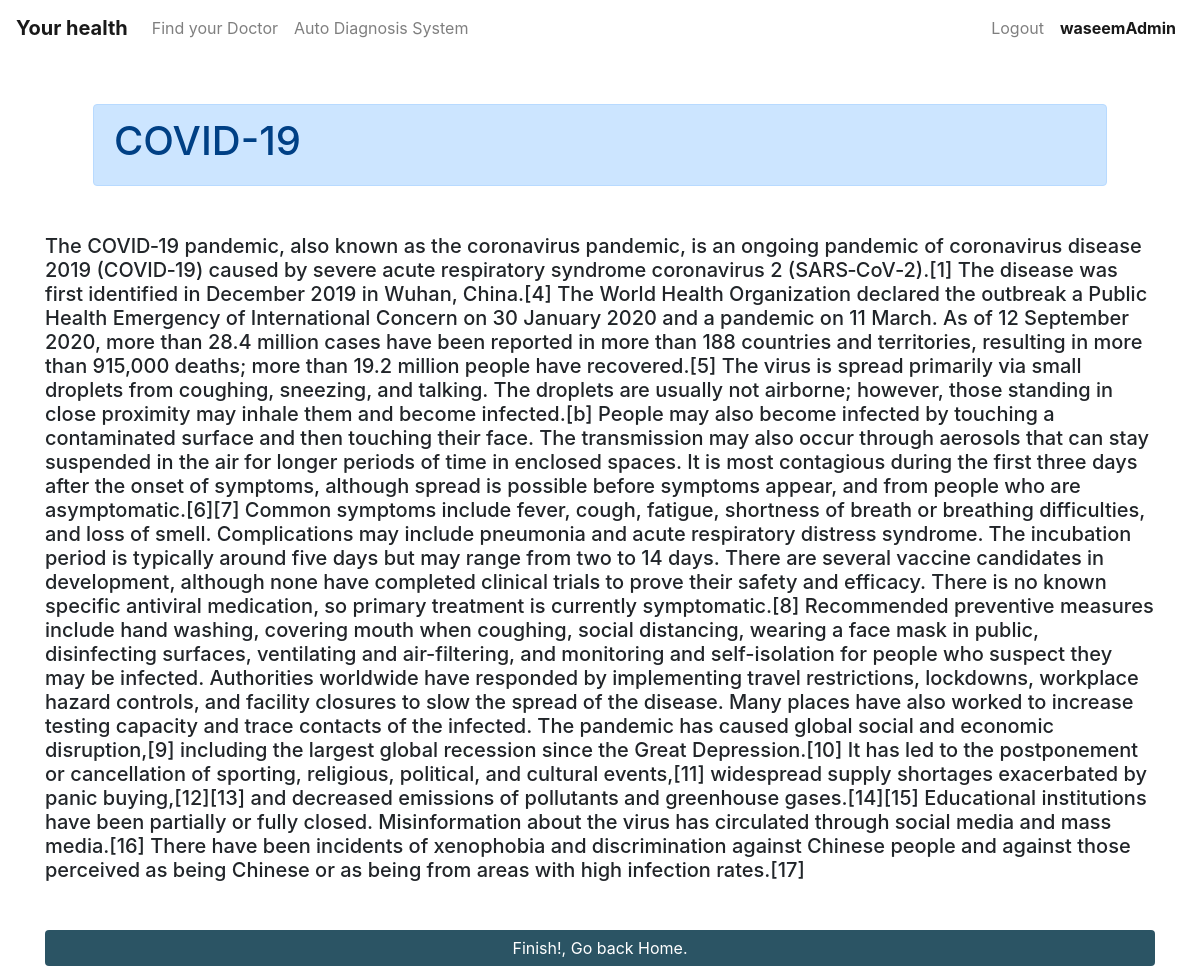
The page /auto-diagnosis/report/3/ (signed in) on the database its author committed.
### autodiagnosis/models.py (models this page shows, shortened)
class Correlated_Report(models.Model):
    symptom = models.ForeignKey(to=Symptom, on_delete=models.CASCADE)
    report = models.ForeignKey(to=Report, on_delete=models.CASCADE)

class Report(models.Model):
    report_title = models.CharField(max_length=500, null=False)
    report_body = models.TextField(blank=False, null=False)

### autodiagnosis/views.py (the view)
# urls.py: path("report/<int:id>/", report_view),
def report_view(request, id):
    report = Correlated_Report.objects.get(id=id)
    context = {}
    if report:
        context["report"] = report
    else:
        return HttpResponse("Error 404!!, please go back to home page.")
    return render(request, "auto_diagnosis/report.html", context=context)

### templates/auto_diagnosis/report.html (shortened to what this page needs)
{% extends 'base.html' %}
{% block content %}
<div class="container">
    <div class="alert alert-primary m-5">
        <h1>{{report.report.report_title}}</h1>
    </div>
    <h5> {{report.report.report_body}}</h5>
    <a href="/" class="btn btn-success btn-block mt-5 mb-5">Finish!, Go back Home.</a>
</div>
{% endblock content %}

### templates/main/components/navbar.html (shortened to what this page needs)
<nav class="navbar navbar-expand-lg navbar-light bg-light">
  <a class="navbar-brand" href="/0">
    <b>Your health</b>
  </a>
  <div class="collapse navbar-collapse" id="navbarSupportedContent">
    <ul class="navbar-nav mr-auto">
      <li class="nav-item">
        <a class="nav-link" href="/doctors-list">Find your Doctor</a>
      </li>
      <li class="nav-item">
        <a class="nav-link" href="/auto-diagnosis/auto-diagnosis-system/">Auto Diagnosis System</a>
      </li>
    </ul>
    <ul class="navbar-nav mr-0">
      {% if not request.user.is_authenticated %}
      <li class="nav-item">
        <a class="nav-link" href="/login">Login</a>
      </li>
      {% else %}
      <li class="nav-item">
        <a class="nav-link" href="/logout">Logout</a>
      </li>
      {% endif %}
      {% if user.is_authenticated %}
      <li class="nav-item active">
        <a class="nav-link" href="#"> <b> {{request.user}}</b><span class="sr-only">(current)</span></a>
      </li>
      {% endif %}
    </ul>
  </div>
</nav>

### static/css/style.css (style rules this page uses)
html, body { height: 100%; width: 100%; left: 0; top: 0; bottom: 0; right: 0; margin: 0; }
.btn { background-color: #2B5464; border: none; }
.bg-light { background-color: white !important; }

### rows shown on the page
Correlated_Report: report.report_title "COVID-19", report.report_body "The COVID‑19 pandemic, also known as the coronavirus pandemic, is an ongoing pandemic of coronavirus disease 2019 (COVID‑19) caused by severe acute respiratory syndrome coronavirus 2 (SARS‑CoV‑2).[1] The disease was first identified in December 2019 in Wuhan, China.[4] The World Health Organization declared the outbreak a Public Health Emergency of International Concern on 30 January 2020 and a pandemic on 11 March. As of 12 September 2020, more than 28.4 million cases have been reported in more than 188 countries and territories, resulting in more than 915,000 deaths; more than 19.2 million people have recovered.[5] The virus is spread primarily via small droplets from coughing, sneezing,…"

### other values the page prints
{{ request.user }} "waseemAdmin"
